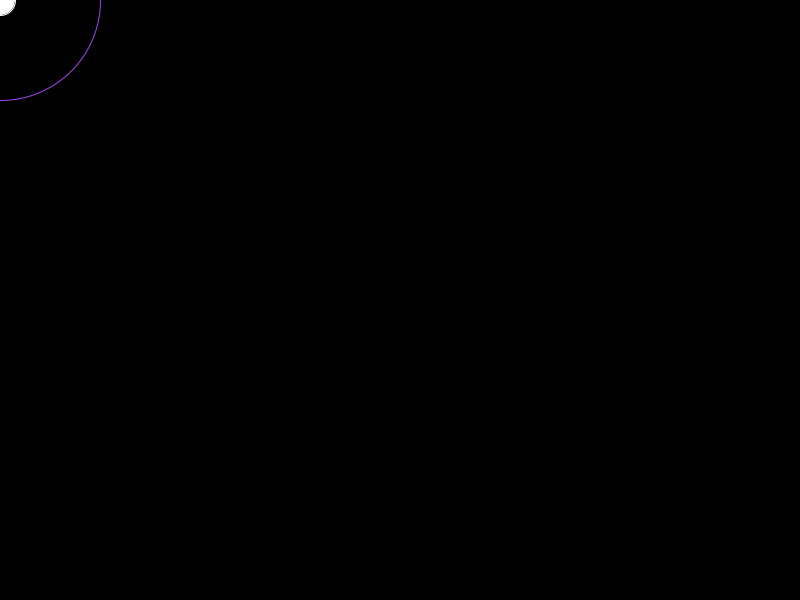
Frame 1 (no input)
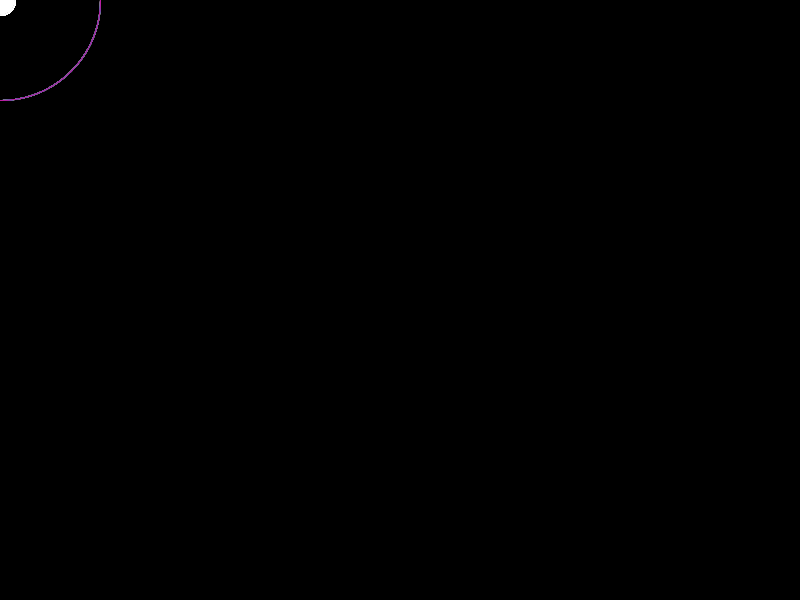
Frame 60 (the mouse pressed at the canvas centre just before this capture)
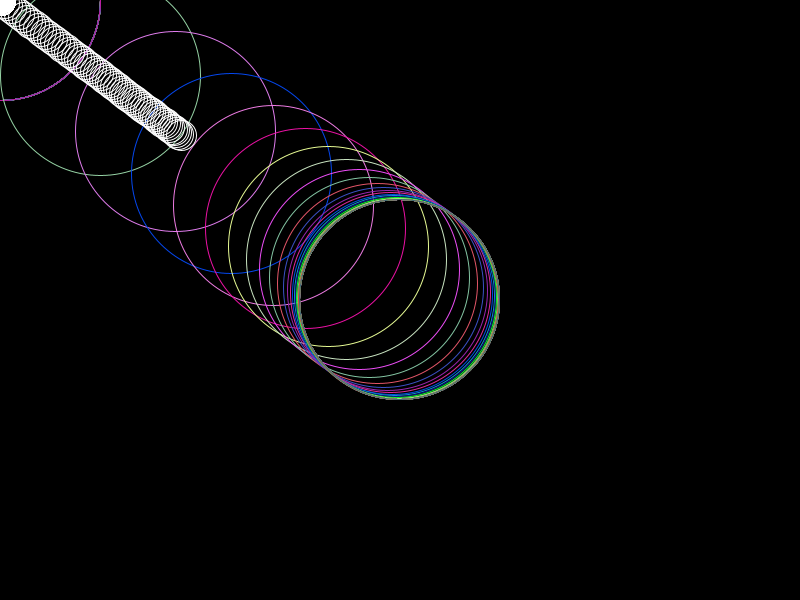
Frame 120 (the mouse held since frame 60 and released just before this capture)

The Processing sketch that drew these frames (run headless with seeded random() and noise(); from frame 60 on, the mouse is pressed at the canvas centre):

// Processing sketch: processing_101767
// ── processing_101767.pde

float x;
float y;
float xrainbow;
float yrainbow;
float easing;
float easingrainbow;

float targetX;
  float targetY;
  
void setup(){
  size(800,600);
  
  easing = 0.01; 
  easingrainbow = .25;
  background (0);
}

void mousePressed(){
  targetX = mouseX;
   targetY = mouseY; 
}

void draw(){
  x = x + (targetX - x) * easing;
  y = y + (targetY - y) * easing;
  
  stroke(255);
  ellipse(x,y, 30,30);
  
  xrainbow = xrainbow +(targetX-xrainbow) * easingrainbow;
  yrainbow = yrainbow + (targetY-yrainbow) * easingrainbow;
  
  noFill();
  stroke(random(255), random(255), random(255));
  ellipse(xrainbow,yrainbow, 200,200);
  
}
